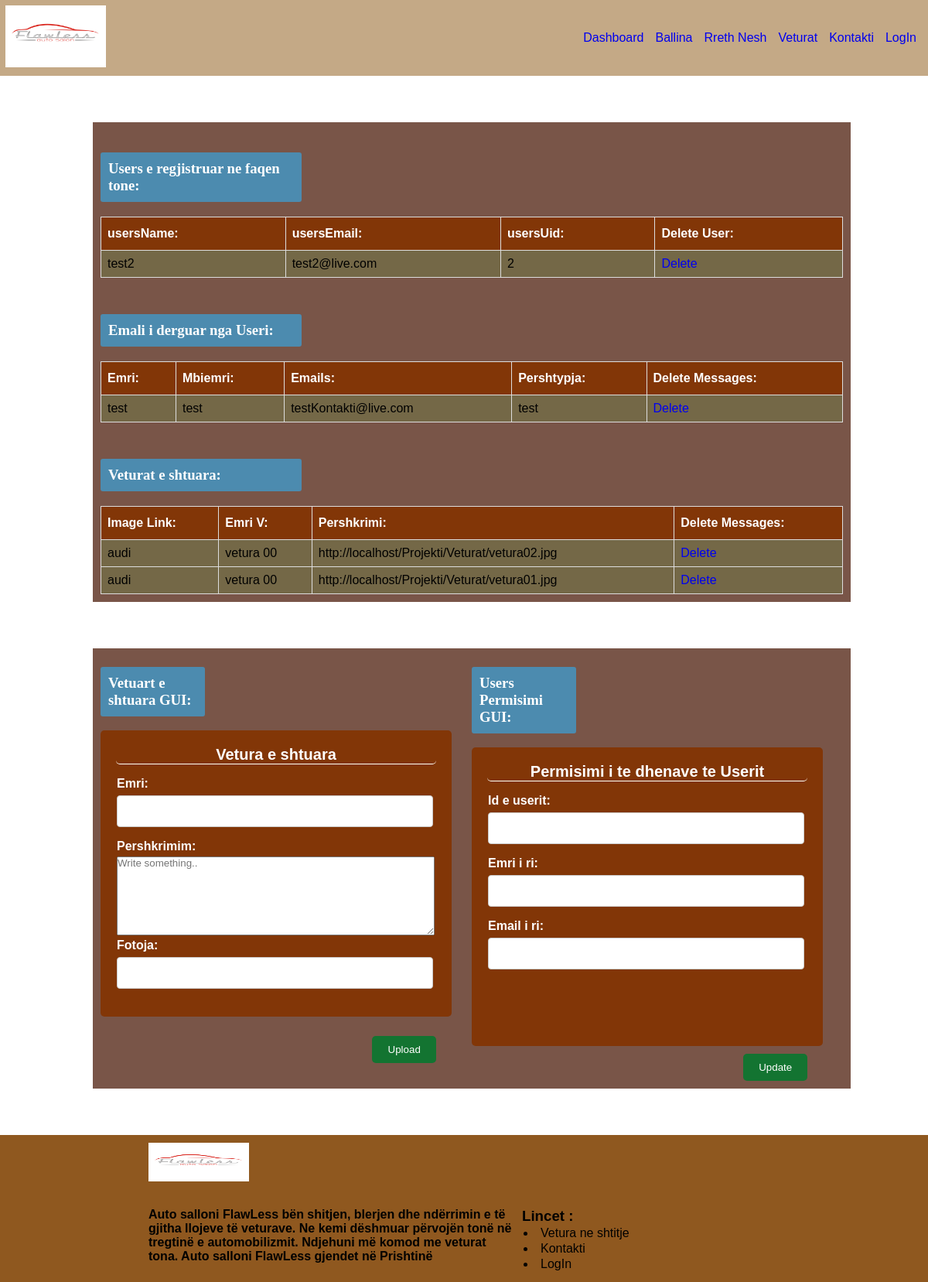
/Admin/admin.php, run on the app's committed database.
### tables this page shows
CREATE TABLE `users` (
  `usersId` int(11) NOT NULL,
  `usersName` varchar(128) NOT NULL,
  `usersEmail` varchar(128) NOT NULL,
  `usersUid` varchar(128) NOT NULL,
  `usersPwd` varchar(128) NOT NULL
);

CREATE TABLE `kontakti` (
  `id` int(11) NOT NULL,
  `emri` varchar(258) NOT NULL,
  `mbiemri` varchar(258) NOT NULL,
  `emial` varchar(320) NOT NULL,
  `pershtypja` varchar(1200) NOT NULL
);

CREATE TABLE `veturat` (
  `IdV` int(11) NOT NULL,
  `EmriV` varchar(40) NOT NULL,
  `PershkrimiV` varchar(1024) NOT NULL,
  `FotoV` varchar(128) NOT NULL
);

### Admin/admin.php (the view, shortened to what this page needs)
<!DOCTYPE html>
<html lang="en">
<head>
    <link rel="stylesheet" href="..\Admin\styleA.css">
</head>
<body>
    <div class="Header">
        <div id="menuM">
            <ul>
                <li>
                    <a href="..\Ballina\Ballina.php">
                        <img src="logo2.png" alt=""></a>
                </li>
            </ul>
    </div>
        <div id="menuD">
        <ul>
                <li><a href="..\Admin\Admin.php">Dashboard</a></li>
                <li><a href="..\Ballina\Ballina.php">Ballina</a></li>
                <li><a href="..\RrethNesh\RrethNesh.php">Rreth Nesh</a></li>
                <li> <a href="../Veturat/Veturat.php">Veturat</a></li>
                <li><a href="..\Kontakti\Kontakti.php">Kontakti</a></li>
                <li><a href="..\LogIn\LogIn.php">LogIn</a></li>
        </ul>
        </div>
    </div>
    <body>
          <div class="Admin-Panel">
          <?php
           require_once '../includes/db.inc.php';
            $sql = "SELECT * from users;";
            if($result = mysqli_query($conn,$sql) ){
              if(mysqli_num_rows($result) > 0){
                echo "<h3>Users e regjistruar ne faqen tone:</h3>";
                echo "<table id='customers'>";
                echo "<tr>";
                    echo "<th>usersName:</th>";
                    echo "<th>usersEmail:</th>";
                    echo "<th>usersUid:</th>";
                     echo "<th>Delete User:</th>";
                echo "</tr>";
                while($row = mysqli_fetch_array($result)){
                  echo "<tr>";
                  echo "<td>" . $row['usersName']."</td>";
                  echo "<td>" . $row['usersEmail']."</td>";
                  echo "<td>" . $row['usersId']."</td>";
                  echo "<td><a href=../Admin/delete.php?id=" . $row['usersId'].">Delete</a></td>";
                  echo "</tr>";
                }
                echo "</table>";
              }else{
                echo "No Data Try Later";
              }
            }
          ?>
          <br>
          <?php
              $sql = "SELECT * FROM kontakti;";
              if($result= mysqli_query($conn,$sql)){
                if(mysqli_num_rows($result) > 0){
                  echo "<h3>Emali i derguar nga Useri:</h3>";
                  echo "<table id='customers'>";
                  echo "<tr>";
                      echo "<th>Emri:</th>";
                      echo "<th>Mbiemri:</th>";
                      echo "<th>Emails:</th>";
                      echo "<th>Pershtypja:</th>";
                      echo "<th>Delete Messages:</th>";
                  echo "</tr>";
                  while($row = mysqli_fetch_array($result)){
                    echo "<tr>";
                    echo "<td>" . $row['emri']."</td>";
                    echo "<td>" . $row['mbiemri']."</td>";
                    echo "<td>" . $row['emial']."</td>";
                    echo "<td>" . $row['pershtypja']."</td>";
                    echo "<td><a href=delete.php?id=" . $row['id'].">Delete</a></td>";
                    echo "</tr>";
                  }
                  echo "</table>";
                }else{
                  echo "No Data Try Later";
                }
              }
        ?>
                  <br>
          <?php
              $sql = "SELECT * FROM veturat;";
              if($result= mysqli_query($conn,$sql)){
                if(mysqli_num_rows($result) > 0){
                  echo "<h3>Veturat e shtuara:</h3>";
                  echo "<table id='customers'>";
                  echo "<tr>";
                      echo "<th>Image Link:</th>";
                      echo "<th>Emri V:</th>";
                      echo "<th>Pershkrimi:</th>";
                      echo "<th>Delete Messages:</th>";
                  echo "</tr>";
                  while($row = mysqli_fetch_array($result)){
                    echo "<tr>";
                    echo "<td>" . $row['EmriV']."</td>";
                    echo "<td>" . $row['PershkrimiV']."</td>";
                    echo "<td>" . $row['FotoV']."</td>";
                    echo "<td><a href=delete.php?id=" . $row['IdV'].">Delete</a></td>";
                    echo "</tr>";
                  }
                  echo "</table>";
                }else{
                  echo "No Data Try Later";
                }
              }
        ?>
        </div>
        <div class="GUI">
          <div class="kutia1">
                  <h3>Vetuart e shtuara GUI:</h3>
                  <br>
            <div class="KutiaGiu">
            <h2>Vetura e shtuara</h2>
            <form action="upload.php" method="post">
                <div class="more">
                <label class="pe">Emri:</label><br>
                <input class="con" type="text" name="EmriV"><br>
                <label class="pe">Pershkrimim:</label><br>
                <textarea id="subject" name="PershkrimiV" placeholder="Write something.." style="height:100px"></textarea><br>
                <label class="pe">Fotoja:</label><br>
                <input class="con" type="url" name="FotoV"><br>
                <button id="Upload" type="submit" name="upload">Upload</button>
            </div>
              </form>
              </div>
          </div>
            <div class="kutia1">
            <h3>Users Permisimi GUI:</h3>
            <br>
            <div class="KutiaGiuup">
            <h2>Permisimi i te dhenave te Userit</h2>
            <div class="moreup">
              <form action="update.php" method="post">
              <label class="up">Id e userit:</label><br>
                 <input class="update" type="text" name="usersId"><br>
                 <label class="up">Emri i ri:</label><br>
                <input class="update" type="text" name="usersName" ><br>
                <label class="up">Email i ri:</label><br>
                <input class="update" type="text" name="usersEmail" ><br>
                <button id="update" type="submit" name="update">Update</button>
                </form>
                </div>
                </div>
           </div>
            </div>
</body>
</html>
    </body>
    <footer>
<div class="fundi">
    <dl>
         <img src="logo2.png" alt="">
    </dl>
<div>
<div id="shkrimi">
    <br>
    <h4>Auto salloni FlawLess bën shitjen, blerjen dhe ndërrimin e të gjitha llojeve të veturave. Ne kemi dëshmuar përvojën tonë në tregtinë e automobilizmit. Ndjehuni më komod me veturat tona. Auto salloni FlawLess gjendet në Prishtinë</h4>
</div>
<div id="lincet">
    <br>
    <h3>Lincet :</h3>
    <li> <a href="../Veturat/Veturat.php">Vetura ne shtitje</a></li>
    <li><a href="..\Kontakti\Kontakti.php">Kontakti</a></li>
    <li><a href="..\LogIn\LogIn.php">LogIn</a></li>
    </div>
</div>
</div >
    </footer>
    </body>
</html>

### Admin/styleA.css (style rules this page uses)
* { margin: 0; padding: 0; font-family: sans-serif; text-decoration: none; }
.Header { display: flex; //justify-content: flex-end; width: 100%; left: 5%; height: 20%; flex-wrap: wrap; background-color: rgb(196, 169, 134); }
#menuM { display: flex; flex-direction: row; //width: 990px; min-height: 30px; }
#menuM ul li img { height: 80px; width: 130px; margin: 7px; }
#menuD { display: flex; justify-content: flex-end; text-align: center; flex: 1; width: 520px; flex-wrap: wrap; min-height: 15px; }
#menuD ul { display: flex; flex-direction: row; align-items: center; }
#menuD ul li { list-style: none; margin-right: 15px; }
.Admin-Panel { padding: 10px; margin-top: 5%; margin-left: 10%; background-color: #795548; width: 80%; margin-bottom: 5%; }
.Admin-Panel h3 { padding: 10px; border-radius: 3px; width: 25%; color: white; background-color: #4c8baf; margin-top: 3%; font-family: Cambria, Cochin, Georgia, Times, 'Times New Roman', serif; }
.GUI { padding: 10px; margin-top: 5%; margin-left: 10%; background-color: #795548; width: 80%; margin-bottom: 5%; display: flex; }
.kutia1 { flex: 1; margin-right: 20px; }
.GUI h3 { padding: 10px; border-radius: 3px; width: 25%; color: white; background-color: #4c8baf; margin-top: 3%; font-family: Cambria, Cochin, Georgia, Times, 'Times New Roman', serif; }
.KutiaGiu { border-radius: 5px; background-color: #823607; padding: 20px; width: 90%; flex-wrap: wrap; margin-bottom: 2%; }
.KutiaGiuup { border-radius: 5px; background-color: #823607; padding: 20px; width: 90%; height: 63%; flex-wrap: wrap; }
.KutiaGiu .pe { color: rgb(255, 255, 255); font-weight: bold; }
.KutiaGiu .con { width: 99%; padding: 12px; border: 1px solid #ccc; border-radius: 4px; box-sizing: border-box; margin-top: 6px; margin-bottom: 16px; }
.KutiaGiu h2 { border-bottom: rgb(255, 255, 255) solid 1px; text-align: center; border-bottom-left-radius: 5px; border-bottom-right-radius: 5px; margin-bottom: 4%; font-weight: bold; color: white; font-size: 20px; }
.KutiaGiu .more { margin-left: 1px; }
.KutiaGiu #Upload { padding: 10px; margin-top: 45px; width: 20%; float: right; color: rgb(255, 255, 255); background-color: rgb(19 116 49); border: none; border-radius: 5px; cursor: pointer; }
.KutiaGiu #subject { width: 99%; margin-top: 1%; }
.KutiaGiuup .up { color: rgb(255, 255, 255); font-weight: bold; }
.KutiaGiuup .update { width: 99%; padding: 12px; border: 1px solid #ccc; border-radius: 4px; box-sizing: border-box; margin-top: 6px; margin-bottom: 16px; }
.KutiaGiuup h2 { border-bottom: rgb(255, 255, 255) solid 1px; text-align: center; border-bottom-left-radius: 5px; border-bottom-right-radius: 5px; margin-bottom: 4%; font-weight: bold; color: white; font-size: 20px; }
.KutiaGiuup .moreup { margin-left: 1px; }
.KutiaGiuup #update { padding: 10px; margin-top: 93px; width: 20%; float: right; color: rgb(255, 255, 255); background-color: rgb(19 116 49); border: none; border-radius: 5px; cursor: pointer; }
#customers { font-family: "Trebuchet MS", Arial, Helvetica, sans-serif; border-collapse: collapse; width: 100%; margin-top: 2%; }
#customers td, #customers th { border: 1px solid #ddd; padding: 8px; }
#customers tr { background-color: #7179488c; }
#customers th { padding-top: 12px; padding-bottom: 12px; text-align: left; background-color: #823607; color: white; }
footer { height: auto; width: 100%; background-color: #804100e0; flex-wrap: wrap; position: absolute; // display: block; }
.fundi { margin: auto; width: 70%; //display: block; flex-wrap: wrap; // justify-content: center; }
.fundi div { width: 115%; display: flex; text-decoration: none; margin: 6px; // flex-wrap: wrap; }
#lincet { display: inline; }
#shkrimi { display: inline; }
.fundi div li { margin: 2px; }
.fundi div a { color: black; }
.fundi dl img { height: 50px; width: 130px; margin-right: 7px; margin-top: 10px; }
.fundi dl { margin-left: 12px; }

### data on the page
users: usersName "test2", usersEmail "test2@live.com", usersId "2"
kontakti: emri "test", mbiemri "test", emial "testKontakti@live.com", pershtypja "test"
veturat: EmriV "audi", PershkrimiV "vetura 00", FotoV "http://localhost/Projekti/Veturat/vetura02.jpg"
veturat: EmriV "audi", PershkrimiV "vetura 00", FotoV "http://localhost/Projekti/Veturat/vetura01.jpg"
